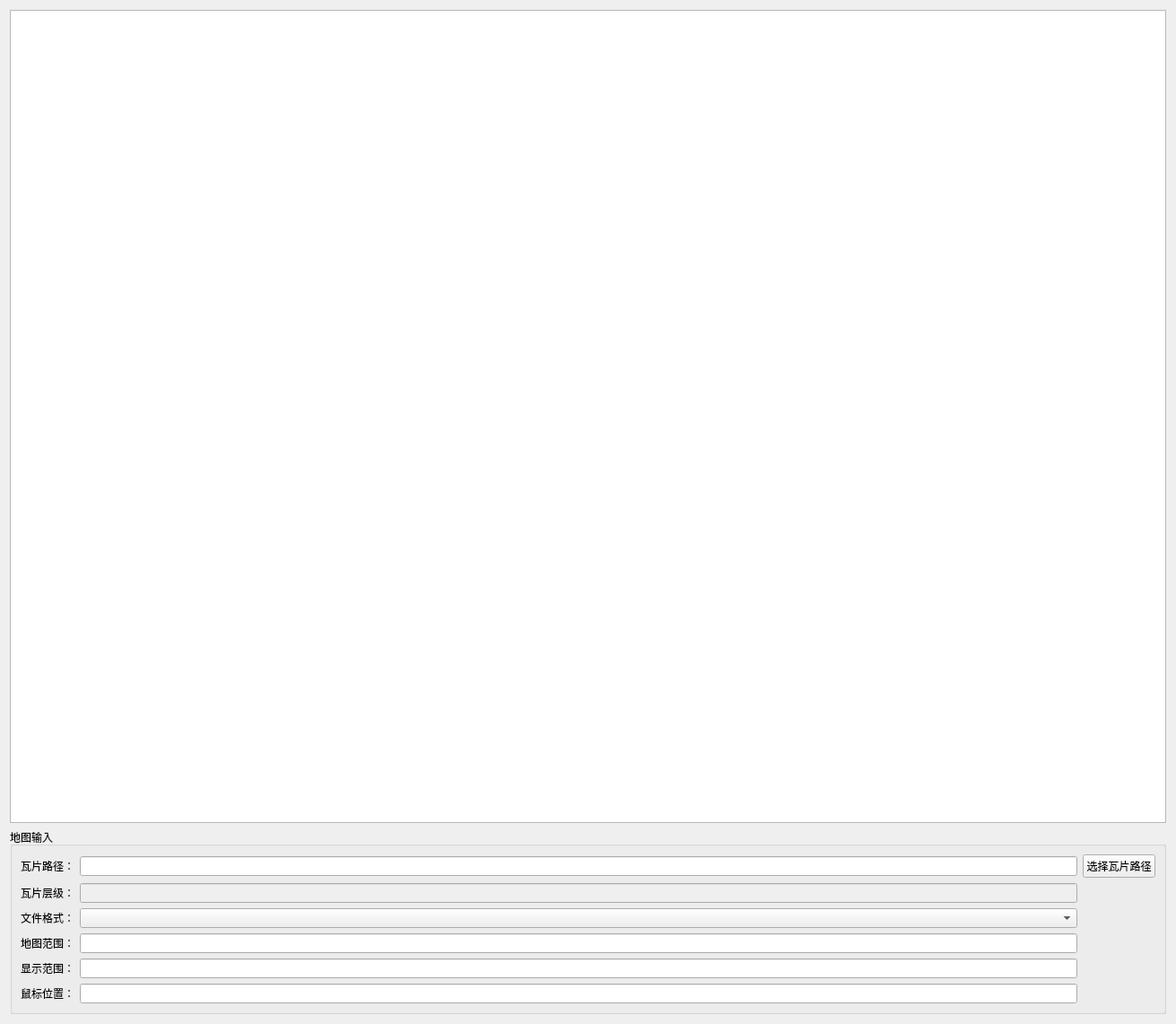
<?xml version="1.0" encoding="UTF-8"?>
<ui version="4.0">
 <class>MapView2Widget</class>
 <widget class="QWidget" name="MapView2Widget">
  <property name="geometry">
   <rect>
    <x>0</x>
    <y>0</y>
    <width>1311</width>
    <height>1141</height>
   </rect>
  </property>
  <property name="windowTitle">
   <string>Widget</string>
  </property>
  <layout class="QGridLayout" name="gridLayout_2">
   <item row="0" column="0">
    <widget class="MapGraphicsView2" name="graphicsView"/>
   </item>
   <item row="1" column="0">
    <widget class="QGroupBox" name="groupBox">
     <property name="title">
      <string>地图输入</string>
     </property>
     <layout class="QGridLayout" name="gridLayout">
      <item row="0" column="2">
       <widget class="QPushButton" name="but_open">
        <property name="text">
         <string>选择瓦片路径</string>
        </property>
       </widget>
      </item>
      <item row="0" column="1">
       <widget class="QLineEdit" name="line_path"/>
      </item>
      <item row="0" column="0">
       <widget class="QLabel" name="label">
        <property name="text">
         <string>瓦片路径：</string>
        </property>
       </widget>
      </item>
      <item row="1" column="1">
       <widget class="QLineEdit" name="line_level">
        <property name="enabled">
         <bool>false</bool>
        </property>
       </widget>
      </item>
      <item row="5" column="1">
       <widget class="QLineEdit" name="line_mousePos"/>
      </item>
      <item row="5" column="0">
       <widget class="QLabel" name="label_5">
        <property name="text">
         <string>鼠标位置：</string>
        </property>
       </widget>
      </item>
      <item row="4" column="0">
       <widget class="QLabel" name="label_4">
        <property name="text">
         <string>显示范围：</string>
        </property>
       </widget>
      </item>
      <item row="4" column="1">
       <widget class="QLineEdit" name="line_mapShowRect"/>
      </item>
      <item row="3" column="0">
       <widget class="QLabel" name="label_3">
        <property name="text">
         <string>地图范围：</string>
        </property>
       </widget>
      </item>
      <item row="1" column="0">
       <widget class="QLabel" name="label_2">
        <property name="text">
         <string>瓦片层级：</string>
        </property>
       </widget>
      </item>
      <item row="3" column="1">
       <widget class="QLineEdit" name="line_mapRange"/>
      </item>
      <item row="2" column="0">
       <widget class="QLabel" name="label_6">
        <property name="text">
         <string>文件格式：</string>
        </property>
       </widget>
      </item>
      <item row="2" column="1">
       <widget class="QComboBox" name="com_format"/>
      </item>
     </layout>
    </widget>
   </item>
  </layout>
 </widget>
 <customwidgets>
  <customwidget>
   <class>MapGraphicsView2</class>
   <extends>QGraphicsView</extends>
   <header>src/map/MapView2/MapView/mapgraphicsview2.h</header>
  </customwidget>
 </customwidgets>
 <resources/>
 <connections/>
</ui>
